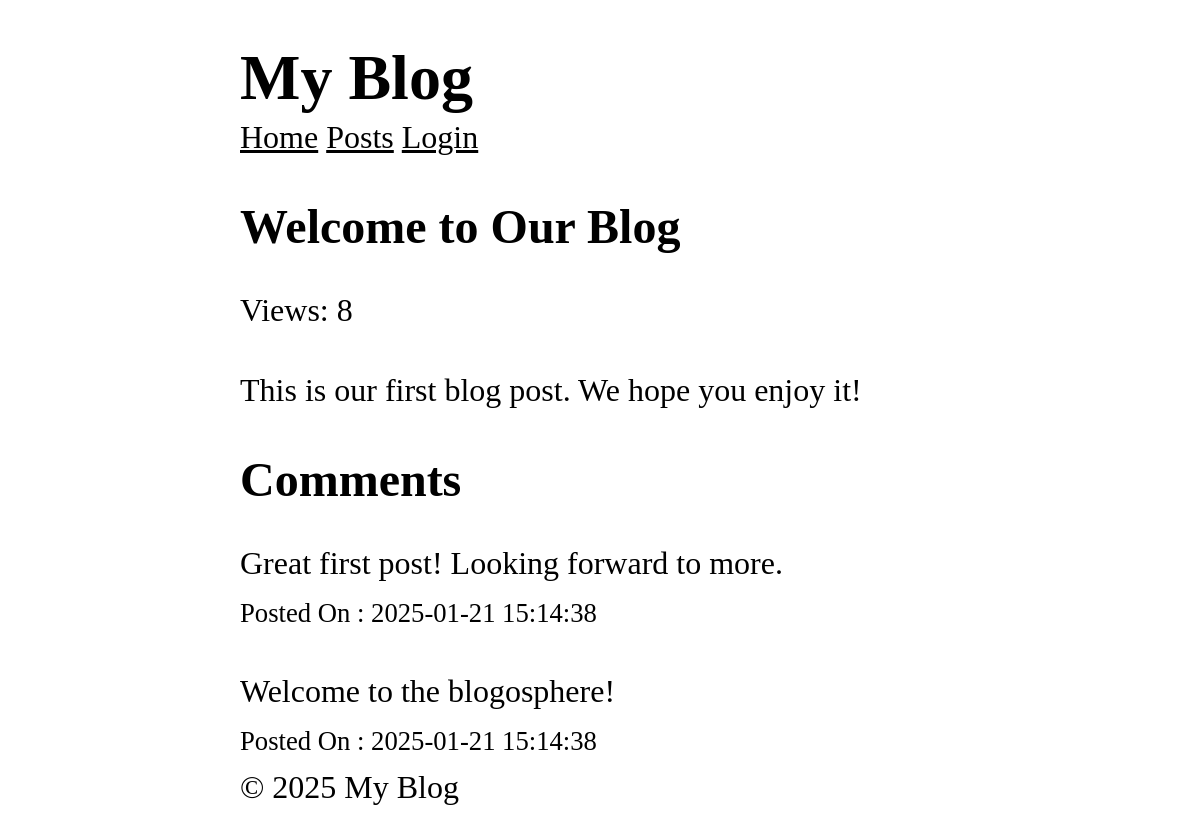
Before: /posts/1 with the older database file.
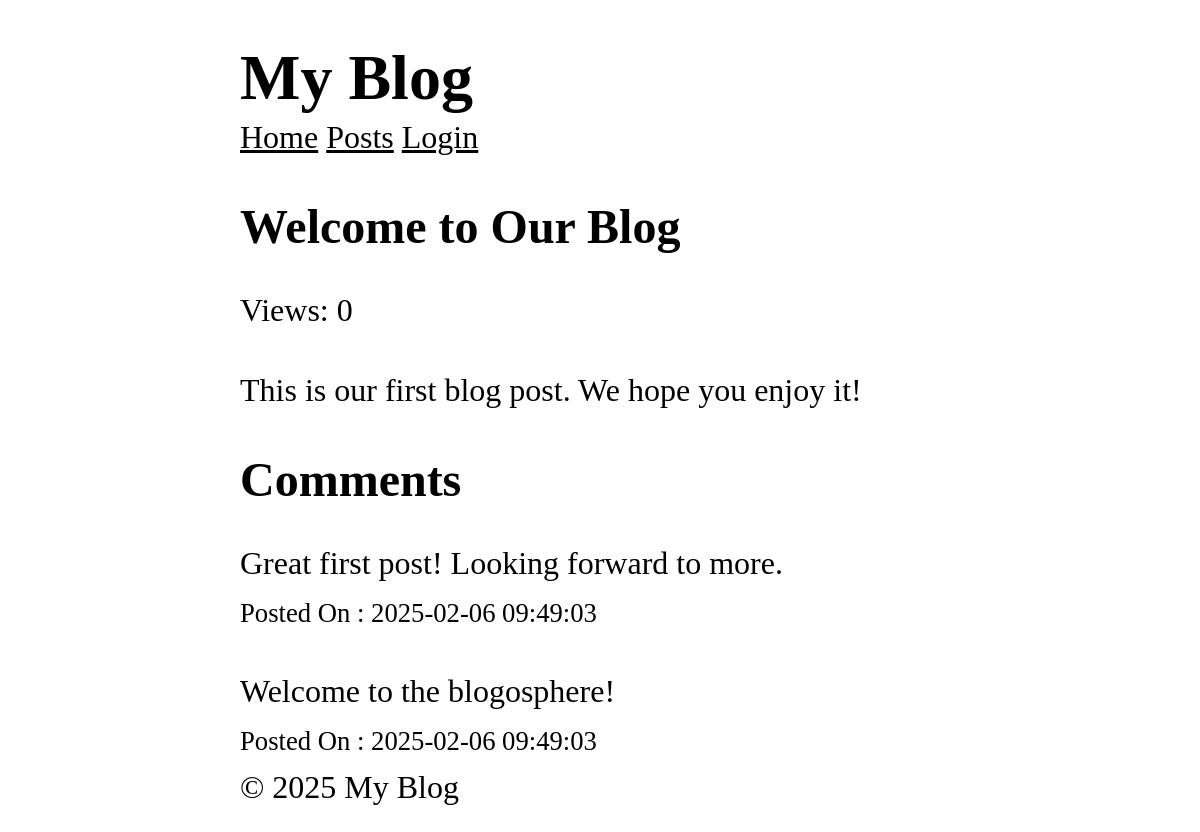
After: the same page with the newer database file.
### tables this page shows
CREATE TABLE posts (
  id INTEGER PRIMARY KEY AUTOINCREMENT,
  title TEXT NOT NULL,
  content TEXT NOT NULL,
  views INTEGER DEFAULT 0,
  user_id INTEGER NOT NULL,
  created_at DATETIME DEFAULT CURRENT_TIMESTAMP,
  FOREIGN KEY (user_id) REFERENCES users (id)
);

CREATE TABLE comments (
  id INTEGER PRIMARY KEY AUTOINCREMENT,
  content TEXT NOT NULL,
  user_id INTEGER NOT NULL,
  post_id INTEGER NOT NULL,
  created_at DATETIME DEFAULT CURRENT_TIMESTAMP,
  FOREIGN KEY (user_id) REFERENCES users (id),
  FOREIGN KEY (post_id) REFERENCES posts (id)
);

### core/Router.php (called while the page is built, shortened)
<?php
class Router
{
    protected array $routes = [];
    public function add(string $method , string $uri , string $controller): void
    {
        $this->routes[] = [
            'method' => $method,
            'uri' => $uri,
            'controller' => $controller
        ];
    }
    public function dispatch(string $uri , string $method): string
    {
        $route = $this->findRoute($uri , $method);
        [$controller , $action] = explode('@' , $route['controller']);
        return $this->callAction($controller , $action , $route['params']);
    }
    protected function findRoute(string $uri , string $method): ?array
    {
        foreach($this->routes as $route)
        {
            $params = $this->matchRoute($route['uri'] , $uri);
            if($params !== null && $route['method'] === $method)
            {
                return [...$route ,'params' => $params];
            }
        }
        return null;
    }
    protected function matchRoute(string $routeUri , string $requestUri):?array
    {
        $routeSegaments = explode('/' , trim($routeUri , '/'));
        $requestSegaments = explode('/' , trim($requestUri , '/'));
        if(count($routeSegaments) !== count($requestSegaments)){
            return null;
        }
        $params = [];
        foreach($routeSegaments as $index => $routeSegament)
        {
            if(str_starts_with($routeSegament , '{') && str_ends_with($routeSegament , '}'))
            {
                $params[trim($routeSegament , '{}')] = $requestSegaments[$index];
            }elseif($routeSegament !== $requestSegaments[$index])
            {
                return null;
            }
        }
        return $params;
    }
    protected function callAction(string $controller ,string $action , array $params): string
    {
       return (new $controllerClass)->$action(...$params);
    }
}

### core/App.php (called while the page is built, shortened)
<?php
class App
{
    protected static $container = [];
    public static function bind( string $key , mixed $value):void
    {
        static::$container[$key] = $value;
    }
    public static function get(string $key):mixed
    {
        return static::$container[$key];
    }
}

### core/Model.php (called while the page is built, shortened)
<?php
abstract class Model {
    protected static string $table;
    public static function find(mixed $id): ?static  {
        $db = App::get('database');
         return  $db->fetch("SELECT * FROM " . static::$table . " WHERE id = ?", [$id], static::class);
    }
}

### core/Database.php (called while the page is built, shortened)
<?php
class Database {
  protected $pdo;
  public function __construct(array $config) {
    try {
      $dsn = $this->createDsn($config);
      $username = $config['username'] ?? null;
      $password = $config['password'] ?? null;
      $options = $config['options'] ?? null;
      $this->pdo = new PDO($dsn, $username, $password, $options);
      $this->pdo->setAttribute(PDO::ATTR_ERRMODE, PDO::ERRMODE_EXCEPTION);
    } catch (PDOException $e) {
      throw new Exception("Could not connect to the database");
    }
  }
  protected function createDsn(array $config): string {
    $driver = $config['driver'];
    $dbname = $config['dbname'];
    return match($driver) {
      'sqlite' => "sqlite:$dbname",
      default => throw new Exception("Unsupported database driver: $driver")
    };
  }
  public function query(string $sql, array $params = []): PDOStatement {
    $stmt = $this->pdo->prepare($sql);
    $stmt->execute($params);
    return $stmt;
  }
  public function fetchAll(string $sql, array $params = [] , ?string $className = null): array {
    $stmt = $this->query($sql, $params);
    return $className
    ? $stmt->fetchAll(PDO::FETCH_CLASS, $className)
     : $stmt->fetchAll(PDO::FETCH_ASSOC);
  }
  public function fetch(string $sql, array $params = [] , ?string $className = null): mixed {
    $stmt = $this->query($sql, $params);
    $stmt->setFetchMode($className ? PDO::FETCH_CLASS : PDO::FETCH_ASSOC , $className);
    return $stmt->fetch() ;
  }
}

### app/Controller/PostController.php (called while the page is built, shortened)
<?php
class PostController
{
    public function show($id)
    {
        $posts = Post::find($id);
        $comments = Comment::forPost($id);
        Post::incrementViews($id);
        return View::render(template:'post/show' ,
        data: ['post' => $posts , 'comments' => $comments],
        layout:'layouts/main');
    }
}

### app/Models/Comment.php (called while the page is built, shortened)
<?php
class Comment extends Model
{
    protected static string $table = 'comments';
    public static function forPost(int $postId): array
    {
        $db = App::get('database');
      return  $db->fetchAll(
        "SELECT * FROM " . static::$table . " WHERE post_id = ? ORDER BY created_at DESC", [$postId], static::class);
    }
}

### app/Models/Post.php (called while the page is built, shortened)
<?php
class Post extends Model
{
    protected static string $table = 'posts';
    public static function incrementViews($id):void
    {
        $db = App::get('database');
        $db-> query('UPDATE ' . static::$table . ' SET views = views + 1 WHERE id = ?', [$id]);
    }
}

### core/View.php (called while the page is built, shortened)
<?php
class View
{
    protected static $globals = [];
    public static function share(string $key , mixed $value): void
    {
        static::$globals[$key] = $value;
    }
    public static function render(string $template , array $data = [], string $layout = null): string
    {
        $data = [...static::$globals , ...$data];
        $content = static::renderTemplate($template , $data);
        return static::renderLayout($layout , $data , $content);
    }
    protected static function renderTemplate(string $template , array $data): string
    {
        extract($data);
        $path = dirname(__DIR__) . "/app/Views/$template.php";
        require $path;
        return ob_get_clean();
    }
    protected static function renderLayout(?string $template , array $data , string $content): string
    {
        extract([...$data , 'content' => $content]);
        $path = dirname(__DIR__) . "/app/Views/$template.php";
        require $path;
        return ob_get_clean();
    }
}

### app/Views/post/show.php (the view)
<article>
    <h1><?=htmlspecialchars($post->title);?></h1>
    <p>Views: <?= $post->views; ?></p>
    <p><?= nl2br(htmlspecialchars($post->content)); ?></p>
</article>
<section>
    <h2>Comments</h2>
    <?php foreach($comments as $comment): ?>
        <article>
        <p><?= nl2br(htmlspecialchars($comment->content)); ?></p>
        <small>Posted On : <?= $comment->created_at; ?></small>
        </article>
    <?php endforeach; ?>
</section>

### public/index.php (shortened to what this page needs)
<?php
$router = new Router();
$uri =parse_url($_SERVER['REQUEST_URI'])['path'];
$method = $_SERVER['REQUEST_METHOD'];
echo $router->dispatch($uri , $method);

### app/Views/layouts/main.php (shortened to what this page needs)
<!DOCTYPE html>
<html lang="en">
<head>
   <link rel="stylesheet" href="/style.css"/>
</head>
<body>
    <header>
        <h1>My Blog</h1>
    </header>
    <nav>
        <a href="/">Home</a>
        <a href="/posts">Posts</a>
    <?php  if($user): ?>
        <form action="/logout" method="post">
            <button type="submit">Logout (<?= $user->email?>)</button>
        </form>
        <?php else: ?>
        <a href="/login">Login</a>
    <?php endif; ?>
    </nav>
    <main>
        <?=$content?>
    </main>
    <footer>
        &copy; <?=date('Y')?> My Blog
    </footer>
</body>
</html>

### public/style.css (style rules this page uses)
*, *::before, *::after { box-sizing: border-box; }
html { -moz-text-size-adjust: none; -webkit-text-size-adjust: none; text-size-adjust: none; }
body, h1, h2, h3, h4, p, figure, blockquote, dl, dd { margin-block-end: 0; }
body { min-height: 100vh; line-height: 1.5; max-width: 60%; margin-left: auto; margin-right: auto; font-size: 2em; font-family: 'Times New Roman', Times, serif; }
h1, h2, h3, h4, button, input, label { line-height: 1.1; }
h1, h2, h3, h4 { text-wrap: balance; }
a:not([class]) { text-decoration-skip-ink: auto; color: currentColor; }

Changed rows visible on the page:
changed posts "Welcome to Our Blog": views "8" → "0"
changed comments "Great first post! Looking forward to more.": created_at "2025-01-21 15:14:38" → "2025-02-06 09:49:03"
changed comments "Welcome to the blogosphere!": created_at "2025-01-21 15:14:38" → "2025-02-06 09:49:03"
